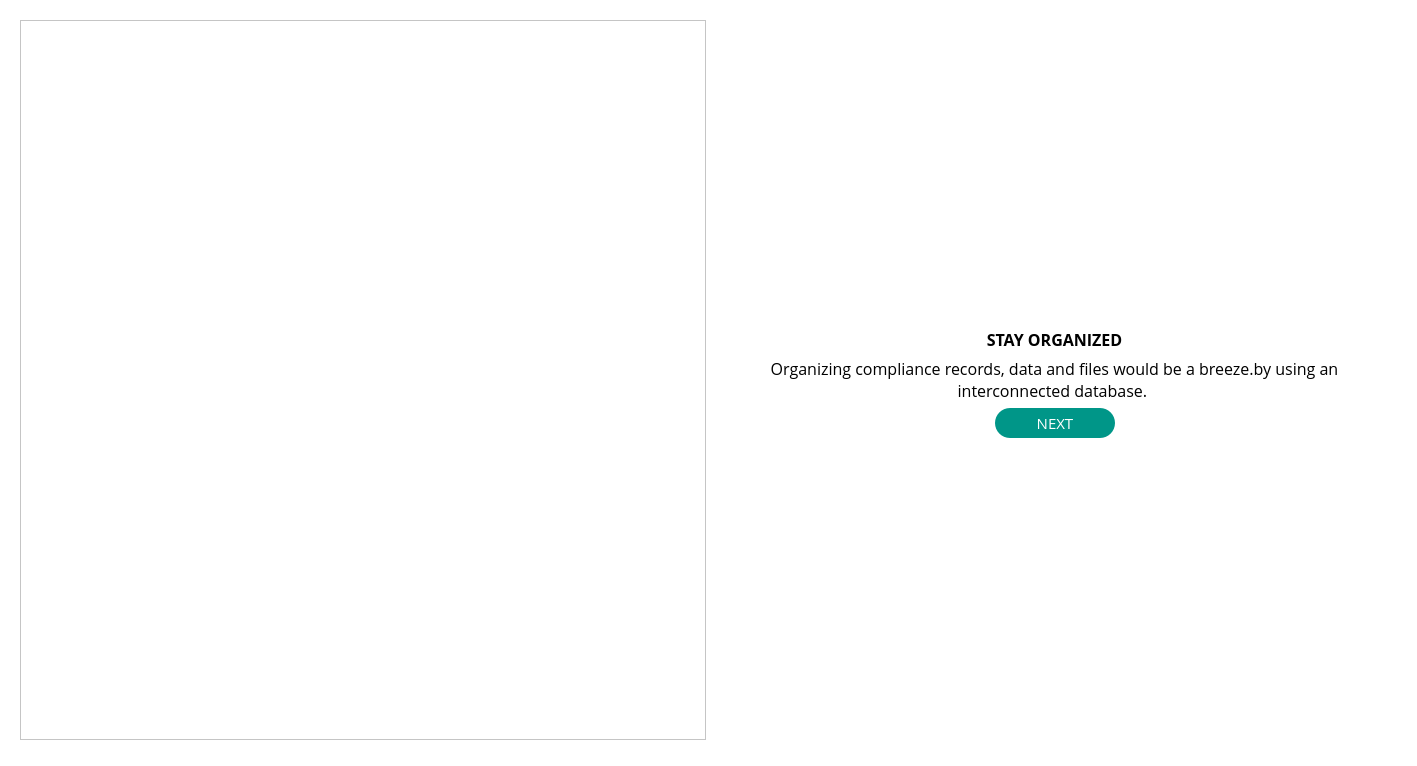
<?xml version="1.0" encoding="UTF-8"?>
<ui version="4.0">
 <class>Form</class>
 <widget class="QWidget" name="Form">
  <property name="geometry">
   <rect>
    <x>0</x>
    <y>0</y>
    <width>1417</width>
    <height>766</height>
   </rect>
  </property>
  <property name="windowTitle">
   <string/>
  </property>
  <property name="styleSheet">
   <string notr="true">background-color: rgb(255, 255, 255);</string>
  </property>
  <layout class="QGridLayout" name="gridLayout">
   <item row="0" column="0">
    <widget class="QWidget" name="widget" native="true">
     <property name="sizePolicy">
      <sizepolicy hsizetype="Expanding" vsizetype="Expanding">
       <horstretch>0</horstretch>
       <verstretch>0</verstretch>
      </sizepolicy>
     </property>
     <property name="autoFillBackground">
      <bool>false</bool>
     </property>
     <property name="styleSheet">
      <string notr="true">background-color: rgb(255, 255, 255);
</string>
     </property>
     <layout class="QGridLayout" name="gridLayout_2">
      <item row="0" column="0">
       <widget class="QFrame" name="frame">
        <property name="minimumSize">
         <size>
          <width>50</width>
          <height>50</height>
         </size>
        </property>
        <property name="frameShape">
         <enum>QFrame::StyledPanel</enum>
        </property>
        <property name="frameShadow">
         <enum>QFrame::Raised</enum>
        </property>
        <layout class="QGridLayout" name="gridLayout_4">
         <item row="1" column="0">
          <spacer name="horizontalSpacer_3">
           <property name="orientation">
            <enum>Qt::Horizontal</enum>
           </property>
           <property name="sizeHint" stdset="0">
            <size>
             <width>40</width>
             <height>20</height>
            </size>
           </property>
          </spacer>
         </item>
         <item row="1" column="1">
          <widget class="QLabel" name="poster">
           <property name="maximumSize">
            <size>
             <width>500</width>
             <height>500</height>
            </size>
           </property>
           <property name="text">
            <string/>
           </property>
           <property name="scaledContents">
            <bool>true</bool>
           </property>
          </widget>
         </item>
         <item row="1" column="2">
          <spacer name="horizontalSpacer_4">
           <property name="orientation">
            <enum>Qt::Horizontal</enum>
           </property>
           <property name="sizeHint" stdset="0">
            <size>
             <width>40</width>
             <height>20</height>
            </size>
           </property>
          </spacer>
         </item>
         <item row="0" column="1">
          <spacer name="verticalSpacer_3">
           <property name="orientation">
            <enum>Qt::Vertical</enum>
           </property>
           <property name="sizeHint" stdset="0">
            <size>
             <width>20</width>
             <height>40</height>
            </size>
           </property>
          </spacer>
         </item>
         <item row="2" column="1">
          <spacer name="verticalSpacer_4">
           <property name="orientation">
            <enum>Qt::Vertical</enum>
           </property>
           <property name="sizeHint" stdset="0">
            <size>
             <width>20</width>
             <height>40</height>
            </size>
           </property>
          </spacer>
         </item>
        </layout>
       </widget>
      </item>
      <item row="0" column="1" rowspan="2">
       <widget class="QWidget" name="widget_3" native="true">
        <layout class="QGridLayout" name="gridLayout_3">
         <item row="1" column="0" colspan="3">
          <widget class="QLabel" name="label">
           <property name="maximumSize">
            <size>
             <width>16777215</width>
             <height>300</height>
            </size>
           </property>
           <property name="font">
            <font>
             <family>Open Sans</family>
             <pointsize>12</pointsize>
             <weight>75</weight>
             <bold>true</bold>
             <stylestrategy>PreferAntialias</stylestrategy>
            </font>
           </property>
           <property name="text">
            <string>STAY ORGANIZED</string>
           </property>
           <property name="alignment">
            <set>Qt::AlignBottom|Qt::AlignHCenter</set>
           </property>
          </widget>
         </item>
         <item row="4" column="1">
          <widget class="QPushButton" name="Next">
           <property name="minimumSize">
            <size>
             <width>120</width>
             <height>30</height>
            </size>
           </property>
           <property name="font">
            <font>
             <family>Open Sans</family>
             <pointsize>11</pointsize>
             <stylestrategy>PreferAntialias</stylestrategy>
            </font>
           </property>
           <property name="styleSheet">
            <string notr="true">border-width: 2px;
border-radius: 15px;
background-color: rgb(0,150,136);
color: rgb(255, 255, 255);</string>
           </property>
           <property name="text">
            <string>NEXT</string>
           </property>
           <property name="default">
            <bool>false</bool>
           </property>
           <property name="flat">
            <bool>false</bool>
           </property>
          </widget>
         </item>
         <item row="4" column="0">
          <spacer name="horizontalSpacer">
           <property name="orientation">
            <enum>Qt::Horizontal</enum>
           </property>
           <property name="sizeHint" stdset="0">
            <size>
             <width>40</width>
             <height>20</height>
            </size>
           </property>
          </spacer>
         </item>
         <item row="5" column="1">
          <spacer name="verticalSpacer">
           <property name="orientation">
            <enum>Qt::Vertical</enum>
           </property>
           <property name="sizeHint" stdset="0">
            <size>
             <width>20</width>
             <height>40</height>
            </size>
           </property>
          </spacer>
         </item>
         <item row="4" column="2">
          <spacer name="horizontalSpacer_2">
           <property name="orientation">
            <enum>Qt::Horizontal</enum>
           </property>
           <property name="sizeHint" stdset="0">
            <size>
             <width>40</width>
             <height>20</height>
            </size>
           </property>
          </spacer>
         </item>
         <item row="0" column="0" colspan="3">
          <spacer name="verticalSpacer_2">
           <property name="orientation">
            <enum>Qt::Vertical</enum>
           </property>
           <property name="sizeHint" stdset="0">
            <size>
             <width>20</width>
             <height>40</height>
            </size>
           </property>
          </spacer>
         </item>
         <item row="2" column="0" colspan="3">
          <widget class="QLabel" name="label_2">
           <property name="maximumSize">
            <size>
             <width>16777215</width>
             <height>16777215</height>
            </size>
           </property>
           <property name="font">
            <font>
             <family>Open Sans</family>
             <pointsize>12</pointsize>
             <stylestrategy>PreferAntialias</stylestrategy>
            </font>
           </property>
           <property name="text">
            <string>Organizing compliance records, data and files would be a breeze.by using an interconnected database. </string>
           </property>
           <property name="alignment">
            <set>Qt::AlignHCenter|Qt::AlignTop</set>
           </property>
           <property name="wordWrap">
            <bool>true</bool>
           </property>
          </widget>
         </item>
        </layout>
       </widget>
      </item>
     </layout>
    </widget>
   </item>
  </layout>
 </widget>
 <resources/>
 <connections/>
</ui>
